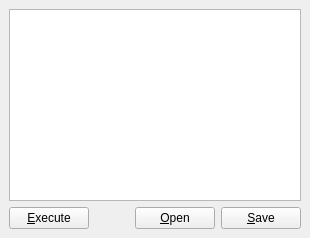
  <widget class="QDockWidget" name="scratchWidget">
   <property name="toolTip">
    <string>Scratch pad for script code</string>
   </property>
   <property name="windowTitle">
    <string>Scratch Pad</string>
   </property>
   <attribute name="dockWidgetArea">
    <number>2</number>
   </attribute>
   <widget class="QWidget" name="dockWidgetContents_4">
    <layout class="QVBoxLayout" name="verticalLayout_4">
     <item>
      <widget class="QPlainTextEdit" name="scratchEdit">
       <property name="tabStopWidth">
        <number>20</number>
       </property>
       <property name="backgroundVisible">
        <bool>false</bool>
       </property>
      </widget>
     </item>
     <item>
      <layout class="QHBoxLayout" name="horizontalLayout_8">
       <property name="topMargin">
        <number>0</number>
       </property>
       <item>
        <widget class="QPushButton" name="execButton">
         <property name="toolTip">
          <string>Execute code in console</string>
         </property>
         <property name="text">
          <string>&amp;Execute</string>
         </property>
        </widget>
       </item>
       <item>
        <spacer name="horizontalSpacer_6">
         <property name="orientation">
          <enum>Qt::Horizontal</enum>
         </property>
         <property name="sizeHint" stdset="0">
          <size>
           <width>40</width>
           <height>20</height>
          </size>
         </property>
        </spacer>
       </item>
       <item>
        <widget class="QPushButton" name="loadScratchButton">
         <property name="toolTip">
          <string>Open text file</string>
         </property>
         <property name="text">
          <string>&amp;Open</string>
         </property>
        </widget>
       </item>
       <item>
        <widget class="QPushButton" name="saveScratchButton">
         <property name="toolTip">
          <string>Save to text file</string>
         </property>
         <property name="text">
          <string>&amp;Save</string>
         </property>
        </widget>
       </item>
      </layout>
     </item>
    </layout>
   </widget>
  </widget>
